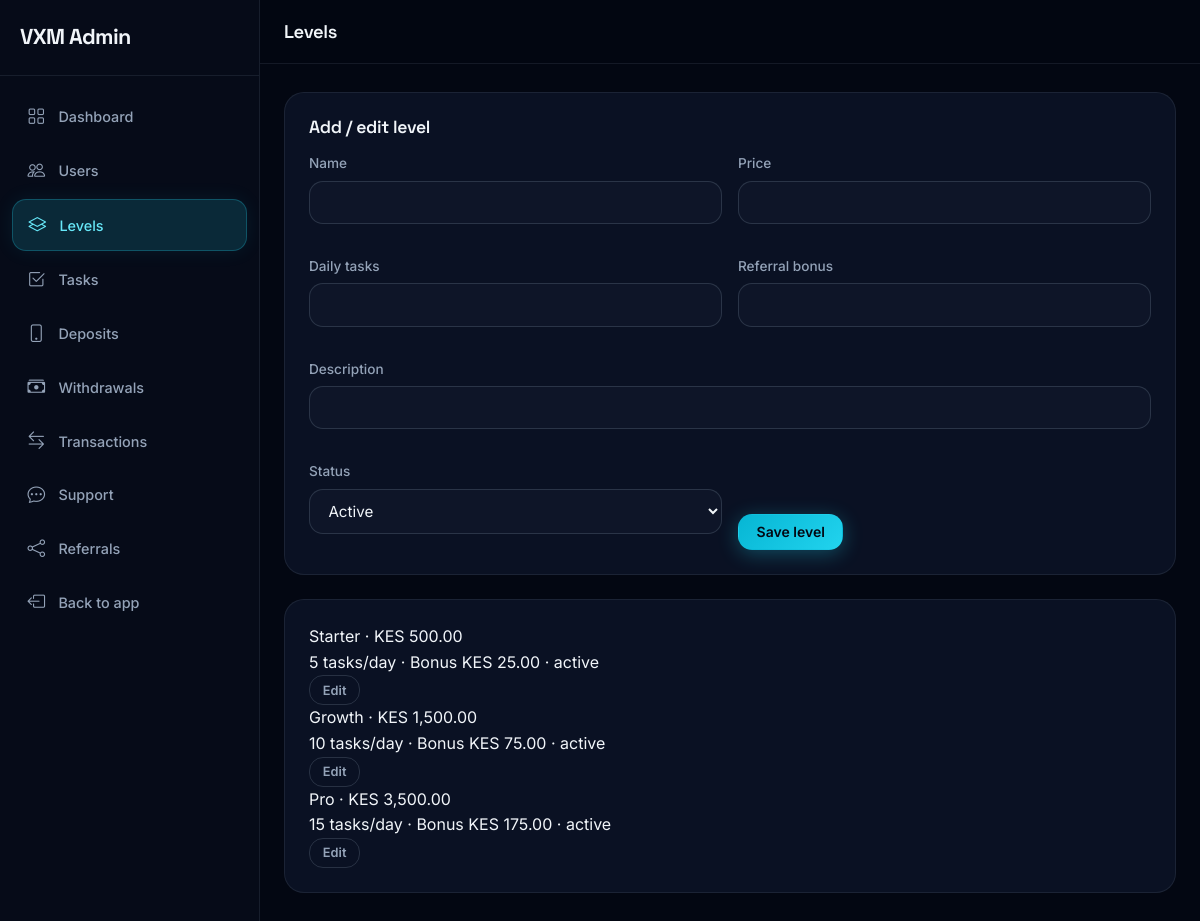
Screenshot of /admin/levels.php (signed in) with the database file from the repository.
### tables this page shows
CREATE TABLE IF NOT EXISTS `levels` (
  `id` INT UNSIGNED NOT NULL AUTO_INCREMENT,
  `name` VARCHAR(100) NOT NULL,
  `slug` VARCHAR(100) DEFAULT NULL,
  `price` DECIMAL(12,2) NOT NULL DEFAULT 0.00,
  `daily_tasks` INT UNSIGNED NOT NULL DEFAULT 0,
  `referral_bonus` DECIMAL(12,2) NOT NULL DEFAULT 0.00,
  `description` TEXT DEFAULT NULL,
  `benefits` TEXT DEFAULT NULL,
  `sort_order` INT NOT NULL DEFAULT 0,
  `status` ENUM('active','inactive') NOT NULL DEFAULT 'active',
  `created_at` DATETIME NOT NULL DEFAULT CURRENT_TIMESTAMP,
  `updated_at` DATETIME DEFAULT NULL ON UPDATE CURRENT_TIMESTAMP,
  PRIMARY KEY (`id`),
  KEY `idx_levels_status` (`status`)
);

### includes/helpers.php (called while the page is built, shortened)
<?php
function money(float $amount): string {
    return CURRENCY . ' ' . number_format($amount, 2);
}
function e(?string $str): string {
    return htmlspecialchars($str ?? '', ENT_QUOTES, 'UTF-8');
}

### admin/levels.php (the view, shortened to what this page needs)
<?php
$db = db();
$levels = [];
$res = $db->query("SELECT * FROM levels ORDER BY sort_order ASC, price ASC");
while ($r = $res->fetch_assoc()) $levels[] = $r;
require __DIR__ . '/_layout.php';
?>
<div class="panel" style="margin-bottom:1.5rem;">
  <h2 class="panel-title" style="margin-bottom:1rem;">Add / edit level</h2>
  <form method="POST" style="display:grid;grid-template-columns:1fr 1fr;gap:1rem;" class="lvl-form">
    <div class="form-group"><label class="form-label">Name</label><input class="form-input" name="name" id="lvlName" required /></div>
    <div class="form-group"><label class="form-label">Price</label><input type="number" step="0.01" class="form-input" name="price" id="lvlPrice" required /></div>
    <div class="form-group"><label class="form-label">Daily tasks</label><input type="number" class="form-input" name="daily_tasks" id="lvlDaily" required /></div>
    <div class="form-group"><label class="form-label">Referral bonus</label><input type="number" step="0.01" class="form-input" name="referral_bonus" id="lvlBonus" /></div>
    <div class="form-group" style="grid-column:1/-1;"><label class="form-label">Description</label><input class="form-input" name="description" id="lvlDesc" /></div>
    <div class="form-group"><label class="form-label">Status</label>
      <select class="form-input" name="status" id="lvlStatus"><option value="active">Active</option><option value="inactive">Inactive</option></select>
    </div>
    <div style="align-self:end;"><button class="btn btn-primary">Save level</button></div>
  </form>
</div>
<div class="panel">
  <div class="tx-list">
    <?php foreach ($levels as $lv): ?>
      <div class="tx-row">
        <div class="tx-info">
          <div class="tx-desc"><?= e($lv['name']) ?> · <?= money((float)$lv['price']) ?></div>
          <div class="tx-date"><?= (int)$lv['daily_tasks'] ?> tasks/day · Bonus <?= money((float)$lv['referral_bonus']) ?> · <?= e($lv['status']) ?></div>
        </div>
        <button type="button" class="btn btn-ghost btn-sm" onclick='editLevel(<?= json_encode($lv) ?>)'>Edit</button>
      </div>
    <?php endforeach; ?>
  </div>
</div>

### assets/css/vxm.css (style rules this page uses)
:root { --bg-deep: #030712; --bg-base: #060b18; --bg-elevated: #0b1224; --bg-card: rgba(15, 23, 42, 0.72); --bg-card-solid: #0f172a; --bg-glass: rgba(15, 23, 42, 0.55); --accent: #22d3ee; --accent-soft: #67e8f9; --accent-dim: rgba(34, 211, 238, 0.15); --accent-glow: rgba(34, 211, 238, 0.35); --gold: #fbbf24; --gold-soft: #fcd34d; --success: #34d399; --danger: #f87171; --warning: #fbbf24; --text-primary: #f1f5f9; --text-secondary: #94a3b8; --text-muted: #64748b; --text-inverse: #030712; --border: rgba(148, 163, 184, 0.12); --border-strong: rgba(148, 163, 184, 0.22); --border-accent: rgba(34, 211, 238, 0.35); --shadow-sm: 0 2px 8px rgba(0, 0, 0, 0.25); --shadow-md: 0 8px 30px rgba(0, 0, 0, 0.35); --shadow-lg: 0 20px 60px rgba(0, 0, 0, 0.45); --shadow-glow: 0 0 40px rgba(34, 211, 238, 0.18); --font-sans: "Inter", system-ui, -apple-system, sans-serif; --font-display: "Space Grotesk", var(--font-sans); --radius-sm: 8px; --radius-md: 14px; --radius-lg: 20px; --radius-xl: 28px; --radius-full: 9999px; --nav-height: 72px; --container: 1180px; --sidebar-width: 260px; --ease: cubic-bezier(0.22, 1, 0.36, 1); --ease-out: cubic-bezier(0.16, 1, 0.3, 1); --duration: 0.35s; }
*, *::before, *::after { box-sizing: border-box; margin: 0; padding: 0; }
html { scroll-behavior: smooth; -webkit-text-size-adjust: 100%; }
body { font-family: var(--font-sans); font-size: 16px; line-height: 1.6; color: var(--text-primary); background: var(--bg-deep); min-height: 100vh; overflow-x: hidden; -webkit-font-smoothing: antialiased; }
button { font-family: inherit; cursor: pointer; border: none; background: none; }
input, select, textarea { font-family: inherit; font-size: 1rem; }
h1, h2, h3, h4, h5, h6 { font-family: var(--font-display); font-weight: 600; line-height: 1.15; letter-spacing: -0.02em; color: var(--text-primary); }
h2 { font-size: clamp(1.85rem, 3.5vw, 2.75rem); }
.btn { display: inline-flex; align-items: center; justify-content: center; gap: 0.5rem; padding: 0.7rem 1.35rem; font-size: 0.925rem; font-weight: 600; border-radius: var(--radius-md); transition: all var(--duration) var(--ease); white-space: nowrap; border: 1px solid transparent; line-height: 1.2; }
.btn-primary { background: linear-gradient(135deg, #06b6d4 0%, #22d3ee 100%); color: var(--text-inverse); box-shadow: 0 4px 20px rgba(34, 211, 238, 0.3); }
.btn-ghost { background: transparent; color: var(--text-secondary); border-color: var(--border-strong); }
.btn-sm { padding: 0.45rem 0.9rem; font-size: 0.825rem; }
.form-group { margin-bottom: 1.25rem; }
.form-label { display: block; font-size: 0.875rem; font-weight: 500; color: var(--text-secondary); margin-bottom: 0.45rem; }

### rows the page displays
levels: name "Starter", price "KES 500.00", daily_tasks "5", referral_bonus "KES 25.00", status "active"
levels: name "Growth", price "KES 1,500.00", daily_tasks "10", referral_bonus "KES 75.00", status "active"
levels: name "Pro", price "KES 3,500.00", daily_tasks "15", referral_bonus "KES 175.00", status "active"

### other values shown
$title "Levels"
